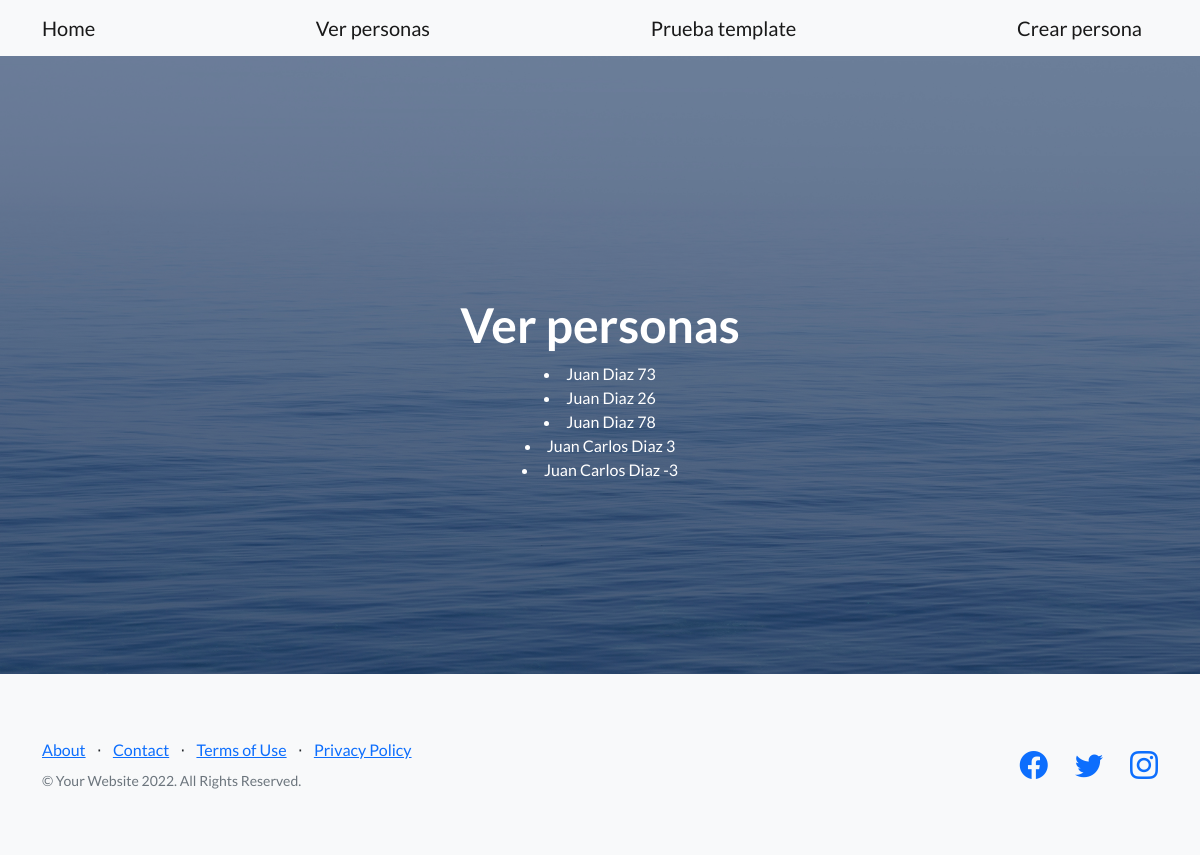
The app's page /ver-personas/ with its own data.
### home/models.py (models this page shows, shortened)
class DatosPersonales(models.Model):
    nombre = models.CharField(max_length=30)
    apellido = models.CharField(max_length=30)
    edad = models.IntegerField()

### home/views.py (the view)
# urls.py: path('ver-personas/', views.ver_personas, name='ver_personas'),
def ver_personas(request):
    nombre = request.GET.get('nombre', None)
    if nombre:
        personas = DatosPersonales.objects.filter(nombre__icontains=nombre)
    else:
        personas = DatosPersonales.objects.all()
    formulario = BusquedaHumanoFormulario()
    return render(request, 'home/ver_personas.html', {'personas': personas, 'formulario': formulario})

### home/templates/home/ver_personas.html (shortened to what this page needs)
{% extends 'home/base.html' %}
{% block h1_texto_header %}
    <h1>Ver personas</h1>
    {% for persona in personas %}
    <li>{{persona.nombre}} {{persona.apellido}} {{persona.edad}}</li>
    {% endfor %}
{% endblock h1_texto_header %}

### home/templates/home/base.html (shortened to what this page needs)
<!DOCTYPE html>
<html lang="en">
<head>
    {% load static %}
    <link href="https://cdn.jsdelivr.net/npm/bootstrap-icons@1.5.0/font/bootstrap-icons.css" rel="stylesheet"
        type="text/css" />
    <link href={% static 'css/styles.css' %} rel="stylesheet"/>
</head>
<body>
    <nav class="navbar navbar-light bg-light static-top">
        <div class="container">
            <a class="navbar-brand" href={% url 'index' %}>Home</a>
            <a class="navbar-brand" href={% url 'ver_personas' %}>Ver personas</a>
            <a class="navbar-brand" href={% url 'prueba_template' %}>Prueba template</a>
            <a class="navbar-brand" href={% url 'crear_persona' %}>Crear persona</a>
        </div>
    </nav>
    <header class="masthead">
        <div class="container position-relative">
            <div class="row justify-content-center">
                <div class="col-xl-6">
                    <div class="text-center text-white">
                        <h1 class="mb-5">
                            {% block h1_texto_header %}{% endblock h1_texto_header %}
                        </h1>
                    </div>
                </div>
            </div>
        </div>
    </header>
<footer class="footer bg-light">
    <div class="container">
        <div class="row">
                <div class="col-lg-6 h-100 text-center text-lg-start my-auto">
                    <ul class="list-inline mb-2">
                        <li class="list-inline-item"><a href="#!">About</a></li>
                        <li class="list-inline-item">⋅</li>
                        <li class="list-inline-item"><a href="#!">Contact</a></li>
                        <li class="list-inline-item">⋅</li>
                        <li class="list-inline-item"><a href="#!">Terms of Use</a></li>
                        <li class="list-inline-item">⋅</li>
                        <li class="list-inline-item"><a href="#!">Privacy Policy</a></li>
                    </ul>
                    <p class="text-muted small mb-4 mb-lg-0">&copy; Your Website 2022. All Rights Reserved.</p>
                </div>
            <div class="col-lg-6 h-100 text-center text-lg-end my-auto">
                    <ul class="list-inline mb-0">
                        <li class="list-inline-item me-4">
                            <a href="#!"><i class="bi-facebook fs-3"></i></a>
                        </li>
                        <li class="list-inline-item me-4">
                            <a href="#!"><i class="bi-twitter fs-3"></i></a>
                        </li>
                        <li class="list-inline-item">
                            <a href="#!"><i class="bi-instagram fs-3"></i></a>
                        </li>
                    </ul>
                </div>
            </div>
        </div>
    </footer>
</body>
</html>

### records on screen
DatosPersonales: nombre "Juan", apellido "Diaz", edad "73"
DatosPersonales: nombre "Juan", apellido "Diaz", edad "26"
DatosPersonales: nombre "Juan", apellido "Diaz", edad "78"
DatosPersonales: nombre "Juan Carlos", apellido "Diaz", edad "3"
DatosPersonales: nombre "Juan Carlos", apellido "Diaz", edad "-3"
